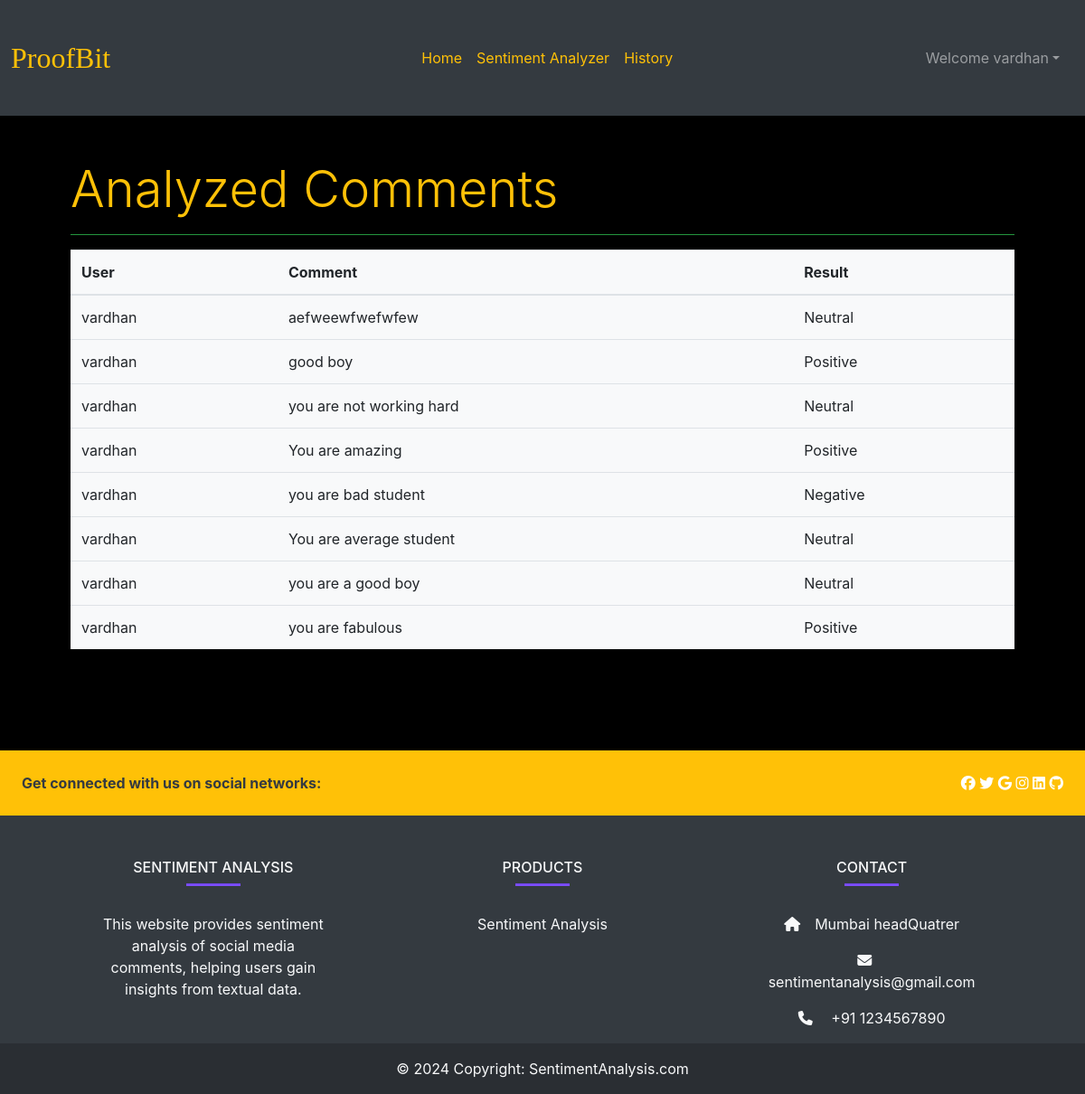
Page /history/ (signed in) on the earlier database version.
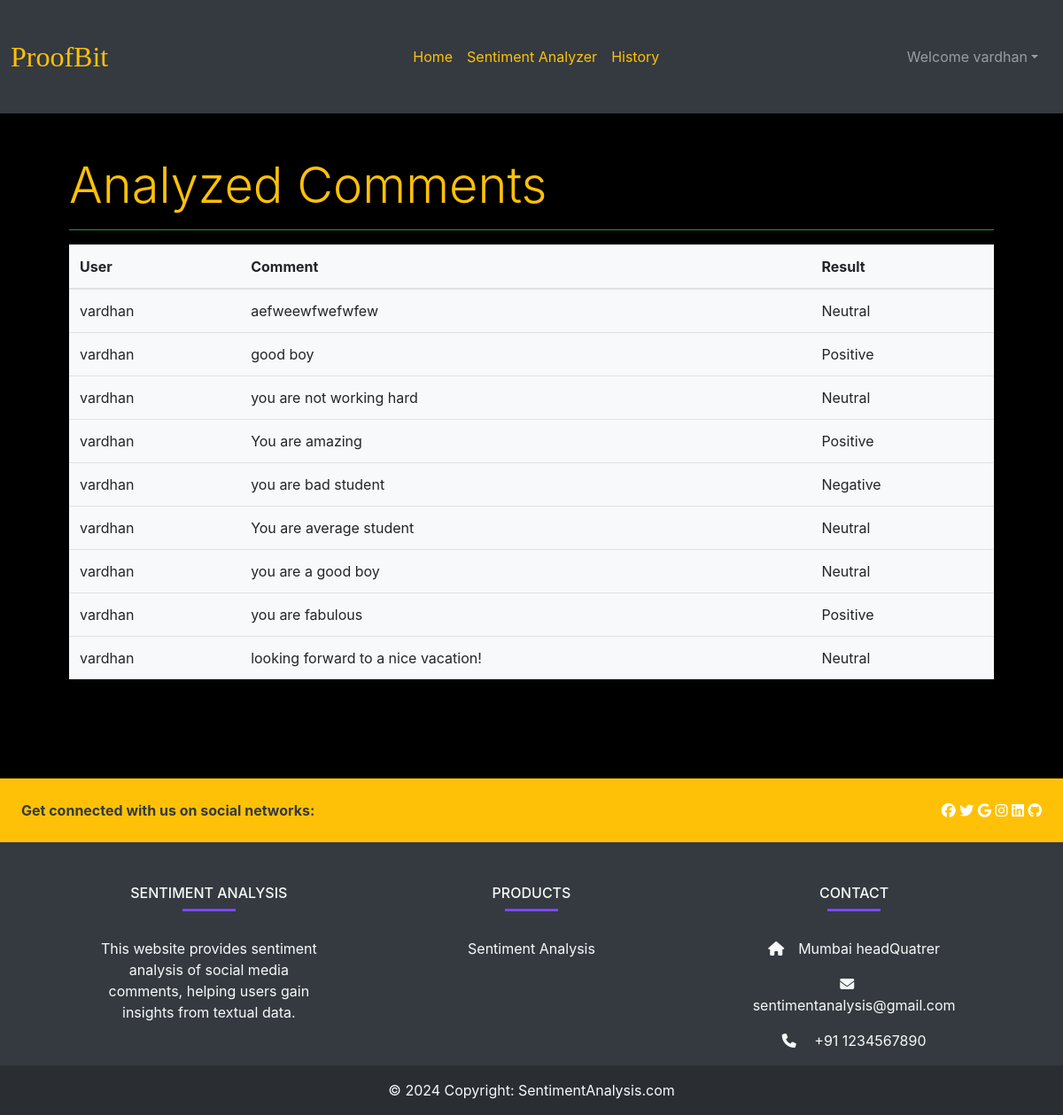
Same page on the later database version.
### SentimentAnalysis/models.py (models this page shows, shortened)
class comment(models.Model):
    user = models.ForeignKey(User,on_delete=models.CASCADE)
    comment = models.TextField(max_length=500)
    result = models.TextField(max_length=20)

### Analyzer/views.py (the view)
# urls.py: path('history/',views.GetHistory, name="GetHistory"),
def GetHistory(request):
  comm = comment.objects.filter(user = request.user)
  return render(request, 'history.html', {'comments':comm})

### templates/history.html
{% extends "base.html" %}
{% block body %}
<section class="bg-black text-light">
    <div class="container p-5">
        <h2 class="display-4 text-warning" >Analyzed Comments</h2>
        <hr class="bg-success" >
        <table class="table bg-light">
            <thead>
              <tr>
                <th scope="col">User</th>
                <th scope="col">Comment</th>
                <th scope="col">Result</th>
              </tr>
            </thead>
            <tbody>
                {% for c in comments %}
              <tr>
                <td>{{c.user.username}}</td>
                <td>{{c.comment}}</td>
                <td>{{c.result}}</td>
            </tr>
            {% endfor %}
            </tbody>
        </table>
    </div>
</section>
{% endblock body %}

Differences in the rows shown:
added comment: user.username "vardhan", comment "looking forward to a nice vacation!", result "Neutral"
